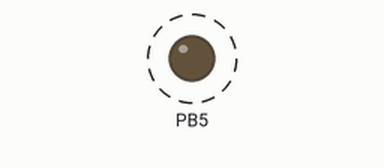
Simulated run of this program. Board: ATmega328P, built with avr-gcc and emulated at 16 MHz. Parts: output pins drawn as LEDs (lit = HIGH). Dashed ring = blinking.

Above: at 0.4 s.
Timing chart, 0 to 4.6 s (numbered marks = the images above):
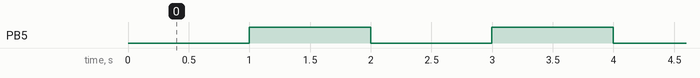

Measured:
- by itself, PB5: alternates HIGH for 1.0 s and LOW for 1.0 s

The program:

main.c
```c
// (licence header left out)
#include <avr/io.h>

void setup(void);

void tickHandler(void);

uint8_t tickCount = 0;

int main(void)
{
	setup();
	while (1)
	{
		// Check for  counter overflow
		if (TIFR0 & (1 << TOV0))
		{
			tickHandler();
		}
	}
	return 0;
}

void setup(void)
{
	// Set port B pin 5 to output mode (pin D13 of Arduino Uno board)
	DDRB = DDRB | (1 << DDB5);
	// Clock prescaller 16MHz/1024=15,625kHz
	TCCR0B = (1 << CS00) | (1 << CS02);
	// Clear counter TCNT0
	TCNT0 = 0x00;
}

void tickHandler(void)
{
	// 15,625kHz/256=61,03515625 Hz
	TIFR0 = (1 << TOV0);
	TCNT0 = 0x00;

	tickCount++;

	// 61,03515625/61=1,000576332Hz
	if (tickCount >= 61)
	{
		// LED toggle
		PORTB ^= _BV(PORTB5);
		tickCount = 0;
	}
}
```
